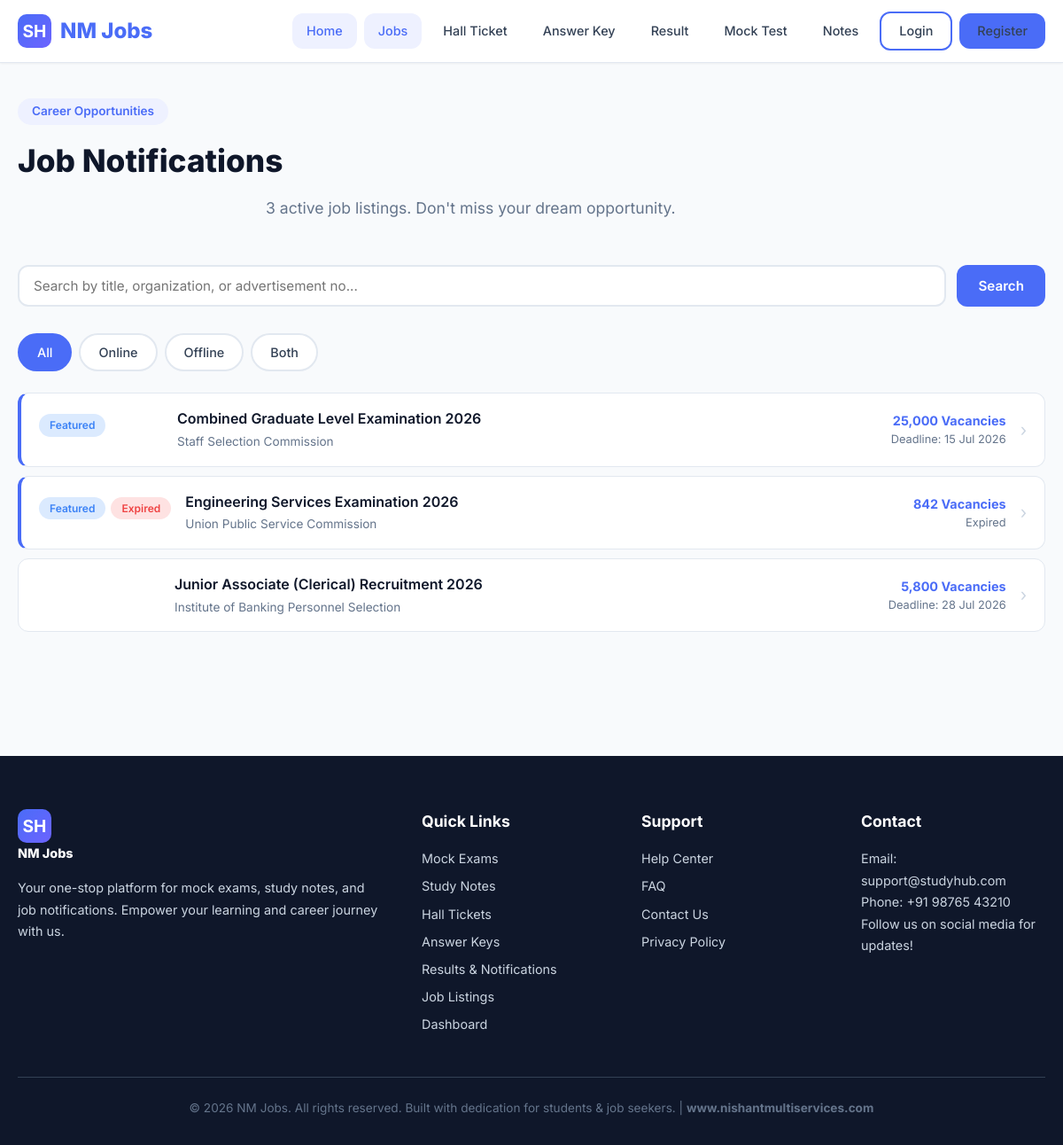
Page /jobs/index.php on the committed database.
### tables this page shows
CREATE TABLE job_listings (
    id INT AUTO_INCREMENT PRIMARY KEY,
    title VARCHAR(200) NOT NULL,
    company VARCHAR(200) NOT NULL,
    company_logo VARCHAR(255),
    advertise_no VARCHAR(100),
    total_vacancy INT DEFAULT 0,
    exam_name VARCHAR(200),
    application_type ENUM('online', 'offline', 'both') DEFAULT 'online',
    description TEXT,
    requirements TEXT,
    job_location VARCHAR(255),
    salary_range VARCHAR(100),
    important_dates TEXT,
    advertisement_url VARCHAR(500),
    official_website VARCHAR(500),
    application_link VARCHAR(500),
    other_link VARCHAR(500),
    other_link_text VARCHAR(200),
    application_deadline DATE,
    application_url VARCHAR(500),
    contact_email VARCHAR(100),
    is_active TINYINT(1) DEFAULT 1,
    is_featured TINYINT(1) DEFAULT 0,
    created_at TIMESTAMP DEFAULT CURRENT_TIMESTAMP
);

### jobs/index.php (the view, shortened to what this page needs)
<?php
require_once '../config/database.php';
$type = isset($_GET['type']) ? $_GET['type'] : '';
$search = isset($_GET['search']) ? trim($_GET['search']) : '';
$sql = "SELECT * FROM job_listings WHERE is_active = 1";
$countSql = "SELECT COUNT(*) as c FROM job_listings WHERE is_active = 1";
$totalJobs = $conn->query($countSql)->fetch_assoc()['c'];
$sql .= " ORDER BY is_featured DESC, created_at DESC";
$jobs = $conn->query($sql);
include '../includes/header.php';
?>
<section class="section" style="padding-top:40px;">
    <div class="container">
        <div class="section-header" style="text-align:left;">
            <span class="subtitle">Career Opportunities</span>
            <h2>Job Notifications</h2>
            <p><?php echo $totalJobs; ?> active job listings. Don't miss your dream opportunity.</p>
        </div>
        <div class="search-bar">
            <form method="GET" action="" style="display:flex;gap:12px;width:100%;">
                <input type="text" name="search" class="form-input" placeholder="Search by title, organization, or advertisement no..." value="<?php echo htmlspecialchars($search); ?>">
                <button type="submit" class="btn btn-primary">Search</button>
            </form>
        </div>
        <div class="filter-tabs" id="jobFilters">
            <a href="index.php" class="filter-tab <?php echo !$type ? 'active' : ''; ?>">All</a>
            <a href="?type=online" class="filter-tab <?php echo $type === 'online' ? 'active' : ''; ?>">Online</a>
            <a href="?type=offline" class="filter-tab <?php echo $type === 'offline' ? 'active' : ''; ?>">Offline</a>
            <a href="?type=both" class="filter-tab <?php echo $type === 'both' ? 'active' : ''; ?>">Both</a>
        </div>
        <?php if ($jobs->num_rows === 0): ?>
            <div class="empty-state"><div class="icon">💼</div><h3>No job listings found</h3><p>Try a different search or check back later.</p></div>
        <?php else: while ($job = $jobs->fetch_assoc()):
            $daysLeft = $job['application_deadline'] ? ceil((strtotime($job['application_deadline']) - time()) / 86400) : 999;
            $isUrgent = $daysLeft <= 7 && $daysLeft > 0;
            $isExpired = $daysLeft <= 0;
            $totalVac = $conn->query("SELECT SUM(vacancy) as tv FROM job_posts WHERE job_id = {$job['id']}")->fetch_assoc()['tv'];
            $displayVac = $totalVac ?: $job['total_vacancy'];
        ?>
            <a href="details.php?id=<?php echo $job['id']; ?>" class="job-list-item" style="<?php echo $job['is_featured'] ? 'border-left:4px solid var(--primary);' : ''; ?>">
                <div class="jl-badges">
                    <?php if ($job['is_featured']): ?><span class="card-badge badge-info">Featured</span><?php endif; ?>
                    <?php if ($isExpired): ?><span class="card-badge badge-danger">Expired</span>
                    <?php elseif ($isUrgent): ?><span class="card-badge badge-warning">🔥 <?php echo $daysLeft; ?>d left</span><?php endif; ?>
                </div>
                <div class="jl-title">
                    <h3><?php echo htmlspecialchars($job['title']); ?></h3>
                    <div class="jl-org"><?php echo htmlspecialchars($job['company']); ?></div>
                </div>
                <div class="jl-meta">
                    <div class="vacancy"><?php echo number_format($displayVac); ?> Vacancies</div>
                    <?php if ($job['application_deadline']): ?>
                        <div class="deadline <?php echo $isUrgent && !$isExpired ? 'urgent' : ''; ?>">
                            <?php echo $isExpired ? 'Expired' : 'Deadline: ' . date('d M Y', strtotime($job['application_deadline'])); ?>
                        </div>
                    <?php endif; ?>
                </div>
                <div class="jl-arrow">›</div>
            </a>
        <?php endwhile; endif; ?>
    </div>
</section>
<?php include '../includes/footer.php'; ?>

### css/style.css (style rules this page uses)
:root { --primary: #4A6CF7; --primary-dark: #3B5DE7; --primary-light: #EEF1FF; --secondary: #6C63FF; --success: #10B981; --success-light: #D1FAE5; --warning: #F59E0B; --warning-light: #FEF3C7; --danger: #EF4444; --danger-light: #FEE2E2; --info: #3B82F6; --info-light: #DBEAFE; --dark: #0F172A; --gray-900: #1E293B; --gray-700: #334155; --gray-500: #64748B; --gray-300: #CBD5E1; --gray-200: #E2E8F0; --gray-100: #F1F5F9; --white: #FFFFFF; --bg: #F8FAFC; --shadow-sm: 0 1px 2px rgba(0,0,0,0.05); --shadow: 0 4px 6px -1px rgba(0,0,0,0.1), 0 2px 4px -2px rgba(0,0,0,0.1); --shadow-lg: 0 10px 15px -3px rgba(0,0,0,0.1), 0 4px 6px -4px rgba(0,0,0,0.1); --shadow-xl: 0 20px 25px -5px rgba(0,0,0,0.1), 0 8px 10px -6px rgba(0,0,0,0.1); --radius: 12px; --radius-lg: 16px; --radius-full: 9999px; --transition: all 0.3s cubic-bezier(0.4, 0, 0.2, 1); }
*, *::before, *::after { box-sizing: border-box; margin: 0; padding: 0; }
html { scroll-behavior: smooth; }
body { font-family: 'Inter', -apple-system, BlinkMacSystemFont, sans-serif; background: var(--bg); color: var(--gray-900); line-height: 1.6; min-height: 100vh; }
a { text-decoration: none; color: var(--primary); transition: var(--transition); }
.container { max-width: 1200px; margin: 0 auto; padding: 0 20px; }
.btn { display: inline-flex; align-items: center; justify-content: center; gap: 8px; padding: 10px 24px; border-radius: var(--radius); font-weight: 600; font-size: 0.95rem; border: none; cursor: pointer; transition: var(--transition); font-family: inherit; }
.btn-primary { background: var(--primary); color: var(--white); }
.section { padding: 70px 0; }
.section-header { text-align: center; margin-bottom: 50px; }
.section-header h2 { font-size: 2.2rem; font-weight: 800; color: var(--dark); margin-bottom: 12px; }
.section-header p { color: var(--gray-500); font-size: 1.1rem; max-width: 600px; margin: 0 auto; }
.section-header .subtitle { display: inline-block; padding: 4px 16px; background: var(--primary-light); color: var(--primary); border-radius: var(--radius-full); font-size: 0.85rem; font-weight: 600; margin-bottom: 12px; }
.card-badge { display: inline-block; padding: 3px 12px; border-radius: var(--radius-full); font-size: 0.75rem; font-weight: 600; margin-bottom: 10px; }
.badge-danger { background: var(--danger-light); color: var(--danger); }
.badge-info { background: var(--info-light); color: var(--info); }
.form-input, .form-select, .form-textarea { width: 100%; padding: 12px 16px; border: 2px solid var(--gray-200); border-radius: var(--radius); font-size: 0.95rem; font-family: inherit; transition: var(--transition); background: var(--white); color: var(--gray-900); }
.search-bar { display: flex; gap: 12px; margin-bottom: 30px; }
.search-bar .form-input { flex: 1; }
.filter-tabs { display: flex; gap: 8px; margin-bottom: 24px; flex-wrap: wrap; }
.filter-tab { padding: 8px 20px; border-radius: var(--radius-full); border: 2px solid var(--gray-200); background: var(--white); color: var(--gray-700); font-weight: 500; font-size: 0.9rem; cursor: pointer; transition: var(--transition); }
.filter-tab.active { background: var(--primary); color: var(--white); border-color: var(--primary); }

### jobs/index.php (style rules this page uses)
.job-list-item { display:flex; align-items:center; gap:16px; padding:16px 20px; background:var(--white); border-radius:var(--radius); border:1px solid var(--gray-200); margin-bottom:10px; transition:var(--transition); cursor:pointer; }
.job-list-item .jl-badges { display:flex; gap:6px; flex-wrap:wrap; min-width:140px; }
.job-list-item .jl-title { flex:1; }
.job-list-item .jl-title h3 { font-size:1rem; font-weight:600; color:var(--dark); margin:0; }
.job-list-item .jl-title .jl-org { font-size:0.85rem; color:var(--gray-500); margin-top:2px; }
.job-list-item .jl-meta { text-align:right; min-width:140px; }
.job-list-item .jl-meta .vacancy { font-size:0.9rem; font-weight:700; color:var(--primary); }
.job-list-item .jl-meta .deadline { font-size:0.8rem; color:var(--gray-500); }
.job-list-item .jl-arrow { font-size:1.2rem; color:var(--gray-300); }

### rows in the picture
job_listings: is_featured "Featured", title "Combined Graduate Level Examination 2026", company "Staff Selection Commission", displayVac "25,000", application_deadline "15 Jul 2026"
job_listings: is_featured "Featured", application_deadline "Expired", title "Engineering Services Examination 2026", company "Union Public Service Commission", displayVac "842"
job_listings: title "Junior Associate (Clerical) Recruitment 2026", company "Institute of Banking Personnel Selection", displayVac "5,800", application_deadline "28 Jul 2026"

### other values in the picture
SITE_NAME "NM Jobs"
$totalJobs "3"
